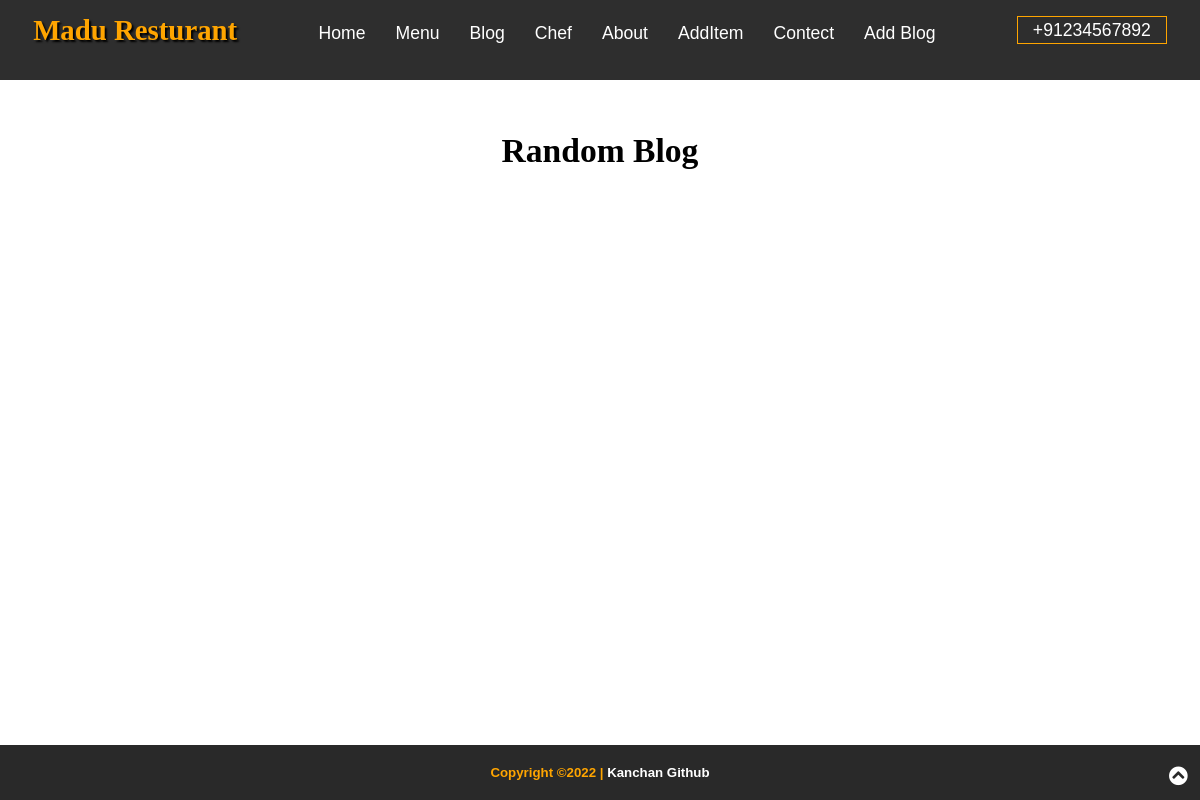
/blog, run on an earlier commit of the app's database.
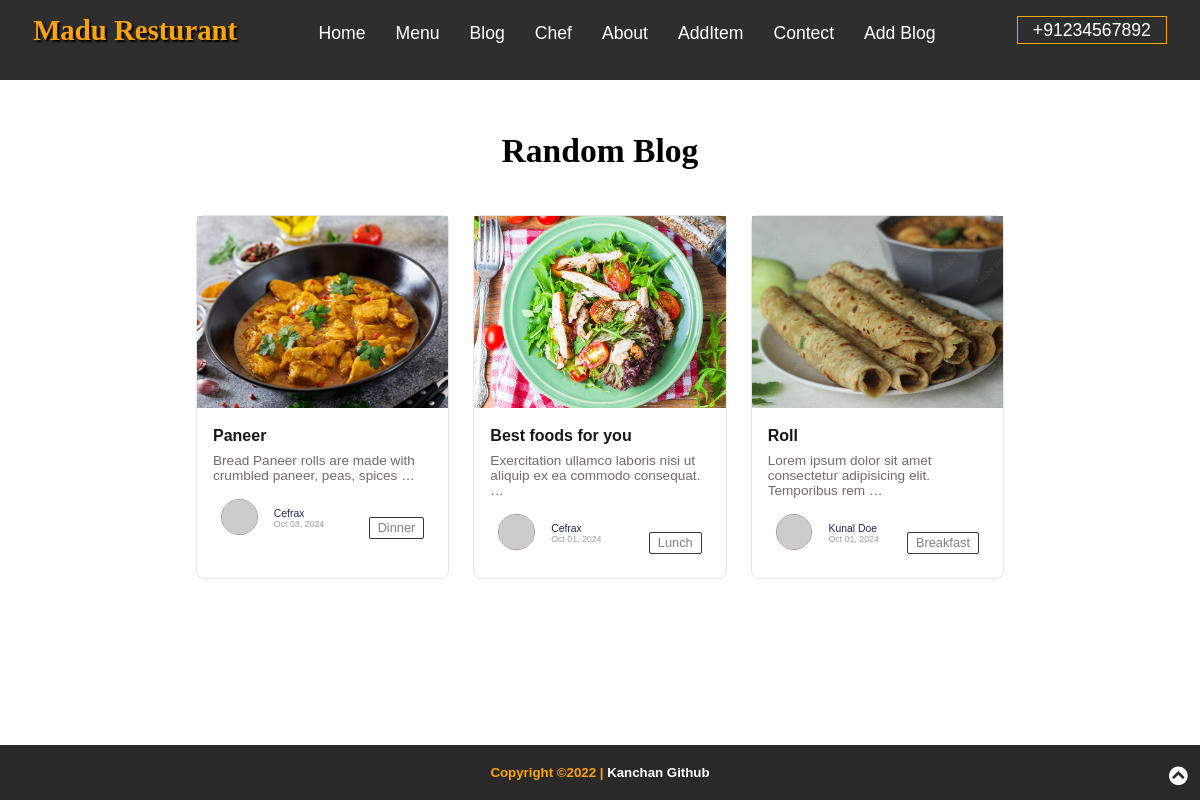
And on a later commit of the database.
### restaurant/models.py (models this page shows, shortened)
class BlogPost(models.Model):
    title = models.CharField(max_length=200)
    content = models.TextField()
    image = models.ImageField(upload_to='blog_images/')
    author = models.CharField(max_length=100)
    date_posted = models.DateTimeField(default=timezone.now)
    category = models.CharField(max_length=50)

### restaurant/views.py (the view)
# urls.py: path('blog', views.blog_post, name='blog'),
def blog_post(request):
    blogs = BlogPost.objects.all().order_by('-date_posted')
    return render(request, 'blog.html', {'blogs': blogs})

### restaurant/templates/blog.html (shortened to what this page needs)
{% load static %}
<!DOCTYPE html>
<html lang="en">
<head>
    <link rel="stylesheet" href="https://cdnjs.cloudflare.com/ajax/libs/font-awesome/5.15.4/css/all.min.css">
    <link rel="stylesheet" href="{% static 'css/style.css'%}">
</head>
<body>
    <div id="header">
        <nav id="navbar">
            <h1>Madu Resturant</h1>
            <ul>
                <li><a href="{% url 'index' %}" id="home">Home</a></li>
                <li><a href="#menu">Menu</a></li>
                <li><a href="{% url 'blog' %}">Blog</a></li>
                <li><a href="#chef">Chef</a></li>
                <li><a href="#about">About</a></li>
                <li><a href="{% url 'add' %}">AddItem</a></li>
                <li><a href="{% url 'contact' %}" target="_blank">Contect</a></li>
                <li><a href="{% url 'add_blog' %}">Add Blog</a></li>
            </ul>
            <div id="phone">
                <a href="tel:++91234567892">+91234567892</a>
            </div>
        </nav>
    </div>
       <div class=" blog-container">
                    <header class="header-container">
                        <h1 class="header-title">Random Blog</h1>
                    </header>
                    <main class="main-container">
                        {% for blog in blogs %}
                        <div class="card-container">
                            <a href="{% url 'blog_detail' blog.id %}" class="img">
                                <img src="{{ blog.image.url }}" alt="{{ blog.title }}" class="card-img" loading="lazy">
                            </a>
                            <div class="card-title-container">
                                <a href="{% url 'blog_detail' blog.id %}">
                                    <h2 class="card-title">{{ blog.title }}</h2>
                                </a>
                                <p class="card-desc">{{ blog.content|truncatewords:10 }}</p>
                            </div>
                            <div class="card-footer">
                                <div class="author-container">
                                    <div class="author-img">
                                        <img src="https://picsum.photos/200?random=1" alt="autor-img"
                                            class="img-author">
                                    </div>
                                    <div class="author-info">
                                        <span class="author-name">{{ blog.author }}</span>
                                        <span class="author-date">{{ blog.date_posted|date:"M d, Y" }}</span>
                                    </div>
                                </div>
                                <div class="card-tag">
                                    <span>{{ blog.category }}</span>
                                </div>
                            </div>
                        </div>
                        {% endfor %}
                    </main>
    </div>
    <div id="footer">
        <div>
            <h5>Copyright &copy;2022 | <a href="https://github.com/KanchanCS">Kanchan Github</a></h5>
        </div>
        <div id="top">
            <a href="#header"><i class="fas fa-chevron-circle-up"></i></a>
        </div>
    </div>
</body>
</html>

### static/css/style.css (style rules this page uses)
* { margin: 0; padding: 0; box-sizing: border-box; }
html { font-size: 100%; scroll-behavior: smooth; }
body { font-family: Arial, sans-serif; overflow-x: hidden; }
#header { position: fixed; top: 0; width: 100vw; height: 70px; line-height: 60px; }
#navbar { display: flex; justify-content: space-around; background: rgba(2, 2, 2, 0.825); }
#navbar h1 { color: orange; font-size: 1.8rem; text-shadow: 2px 2px 2px #000; font-family: cursive; display: flex; justify-content: space-around; }
#navbar ul { display: flex; }
#navbar ul li { list-style: none; padding: 3px 15px 3px 15px; }
#navbar ul li a { text-decoration: none; color: #fff; font-size: 1.1rem; }
#phone a { text-decoration: none; color: #fff; font-size: 1.1rem; padding: 3px 15px 3px 15px; border: 1px solid orange; }
#footer { background-color: #292929; padding: 20px; position: fixed; left: 0; bottom: 0; width: 100%; }
#footer h5 { text-align: center; color: orange; }
#footer h5 a { color: #fff; text-decoration: none; }
#top { position: absolute; bottom: 12px; right: 12px; }
#top a { color: #fff; font-size: 1.2rem; }
h1 { font-size: 2.5rem; margin-bottom: 20px; text-align: center; }
.add-container, h1 { font-family: cursive; }
a { text-decoration: none; }
.blog-container { max-width: 70vw; padding: 2rem 1rem; margin: 0 auto; }
.header-container { margin-top: 100px; margin-bottom: 2.8rem; }
.header-title { margin-bottom: 1rem; font-size: 2.1rem; text-align: center; font-weight: 700; }
.card-container { display: flex; flex-direction: column; border: 1px solid #e9e6e6; border-radius: 8px; }
.img { position: relative; overflow: hidden; height: 12rem; }
.card-img { object-fit: cover; object-position: center; position: absolute; width: 100%; height: 100%; }
.card-title-container { display: flex; flex-direction: column; padding: 1rem; }
.card-title { font-size: 1rem; font-weight: 600; color: rgb(25, 23, 23); line-height: 1.5rem; margin-bottom: 0.3rem; }
.card-desc { color: rgb(113, 107, 107); font-size: 0.85rem; }
.card-footer { display: flex; justify-content: space-between; padding: 0 1.5rem; padding-bottom: 1.5rem; align-items: flex-end; }
.author-container { display: flex; flex-direction: row; align-items: center; gap: 1rem; }
.img-author { height: 2.3rem; width: 2.3rem; overflow: hidden; border: 1px solid rgb(164, 152, 152); background-color: rgb(244, 239, 239); border-radius:50% ; }
.author-info { display: flex; flex-direction: column; }
.author-name { color: rgb(36, 36, 92); font-size: 0.65rem; }
.author-date { color: rgb(160, 155, 155); font-size: 0.55rem; }
.card-tag { border: 1px solid rgba(14, 13, 13, 0.825); border-radius: 2px; font-size: 0.8rem; line-height: 0.8rem; padding: 0.25rem 0.5rem; color: gray; }
.main-container { display: grid; gap: 1.5rem; justify-content: center; grid-template-columns: repeat(4, 1fr); }
@media (max-width: 1245px) { .main-container { grid-template-columns: repeat(3, 1fr); } }

What changed in the data, as far as the page shows it:
added BlogPost: image (picture), title "Paneer", content "Bread Paneer rolls are made with crumbled paneer, peas, spices …", author "Cefrax", date_posted "Oct 03, 2024", category "Dinner"
added BlogPost: image (picture), title "Best foods for you", content "Exercitation ullamco laboris nisi ut aliquip ex ea commodo consequat. …", author "Cefrax", date_posted "Oct 01, 2024", category "Lunch"
added BlogPost: image (picture), title "Roll", content "Lorem ipsum dolor sit amet consectetur adipisicing elit. Temporibus rem …", author "Kunal Doe", date_posted "Oct 01, 2024", category "Breakfast"
